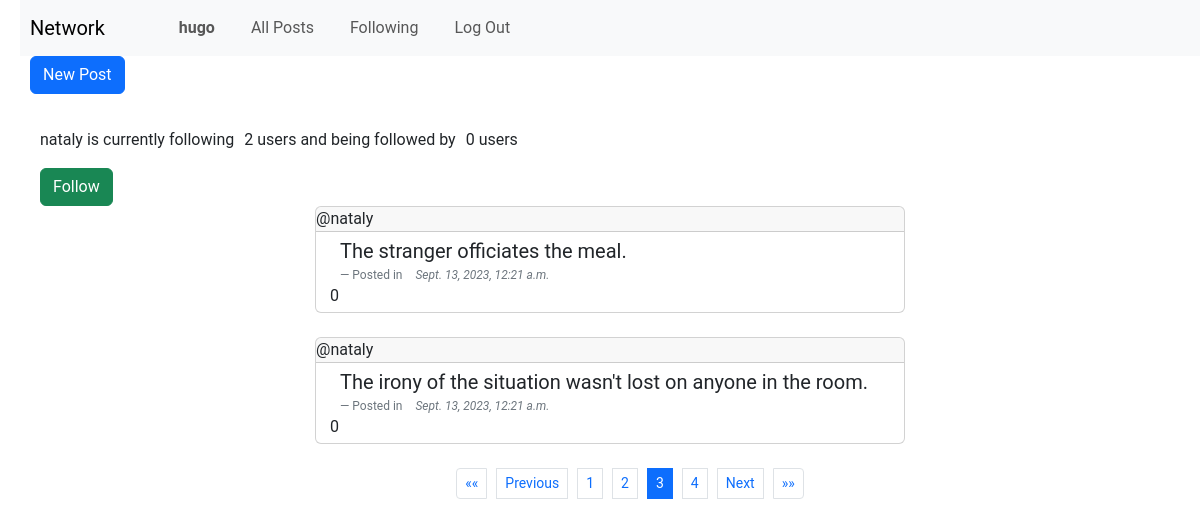
Screenshot of /3?page=3 (signed in) with the database file from the repository.
### network/models.py (models this page shows, shortened)
class User(AbstractUser):
    pass

class Post(models.Model):
    user = models.ForeignKey(User, related_name='author', on_delete=models.CASCADE)
    created = models.DateTimeField(auto_now_add=True)
    postContent= models.TextField()
    likes = models.ManyToManyField(User, related_name='liked_posts', blank=True)

### network/views.py (the view)
# urls.py: path("<int:user_id>", views.profile, name="profile"),
def profile(request, user_id):
    profile_user = get_object_or_404(User, id=user_id)
    is_following = Follow.objects.filter(follower=request.user, followed_user=profile_user).exists()
    followers_count = Follow.objects.filter(followed_user=profile_user).count()
    following_count = Follow.objects.filter(follower=profile_user).count()
    userPosts = profile_user.author.all()
    posts = []
    for post in userPosts:
        likes = post.likes.count()
        posts.append((post, likes))
    paginator = Paginator(posts, 2) # Show 10 posts per page.
    page_number = request.GET.get('page')
    page_obj = paginator.get_page(page_number)
    return render(request, "network/profile.html", {"page_obj":  page_obj, "profile_user": profile_user, "following": following_count, "followed": followers_count, "isFollowing": is_following})

### network/templates/network/profile.html (shortened to what this page needs)
{% extends "network/layout.html" %}
{% block body %}
{% if user.is_authenticated %}
<button type="button" class="btn btn-primary" id="newPost" data-bs-toggle="modal" data-bs-target="#exampleModal" style="margin-bottom: 10px;">
    New Post
  </button>
<br>
<div>
  <p>{{profile_user}} is currently following<span>{{following}}</span> users and being followed by<span>{{followed}}</span> users</p>
  {% if profile_user != request.user %}
  {% if not isFollowing  %}
  <form method="post" action="{% url 'follow_user' profile_user.id %}">
      <button type="submit" class="btn btn-success">Follow</button>
  </form>
{% else %}
  <form method="post" action="{% url 'unfollow_user' profile_user.id %}">
      {% csrf_token %}
      <button type="submit" class="btn btn-danger">Unfollow</button>
  </form>
{% endif %}
{% endif %}
</div>
{% endif %}
{% for posts, likes in page_obj %}
<div class="card">
    <div class="card-header">
      @{{posts.user}}
    </div>
    <div class="card-body">
      <blockquote class="blockquote mb-0">
        <p>{{posts.postContent}}</p>
        <footer class="blockquote-footer">Posted in <cite title="Source Title">{{posts.created}}</cite></footer>
      </blockquote>
      {{likes}}
    </div>
  </div>
<br>
{% empty %}
    <div>No Posts yet!</div>
{% endfor %}
<nav aria-label="Page navigation example">
  {% if page_obj.paginator.num_pages > 1 %}
    <ul class="pagination justify-content-center pagination-sm">
      {% if page_obj.has_previous %}
        <li class="page-item"><a class="page-link" href="?page=1">&laquo;&laquo;</a></li>
        <li class="page-item"><a class="page-link" href="?page={{ page_obj.previous_page_number }}">Previous</a></li>
      {% endif %}
      {% for i in page_obj.paginator.page_range %}
        {% if i == page_obj.number %}
          <li class="page-item active">
            <span class="page-link">{{ i }}</span>
          </li>
        {% elif i > page_obj.number|add:"-3" and i < page_obj.number|add:"3" %}
          <li class="page-item">
            <a class="page-link" href="?page={{ i }}">{{ i }}</a>
          </li>
        {% endif %}
      {% endfor %}
      {% if page_obj.has_next %}
        <li class="page-item">
          <a class="page-link" href="?page={{ page_obj.next_page_number }}">Next</a>
        </li>
        <li class="page-item">
          <a class="page-link" href="?page={{ page_obj.paginator.num_pages }}">&raquo;&raquo;</a>
        </li>
      {% endif %}
    </ul>
  {% endif %}
  </nav>
{% endblock %}

### network/templates/network/layout.html (shortened to what this page needs)
{% load static %}
<!DOCTYPE html>
<html lang="en">
    <head>
        <link href="https://cdn.jsdelivr.net/npm/bootstrap@5.3.1/dist/css/bootstrap.min.css" rel="stylesheet">
        <link href="{% static 'network/styles.css' %}" rel="stylesheet">
    </head>
    <body>
        <nav class="navbar navbar-expand-lg navbar-light bg-light">
            <a class="navbar-brand" href="{% url 'index' %}">Network</a>
            <div>
              <ul class="navbar-nav mr-auto">
                {% if user.is_authenticated %}
                    <li class="nav-item">
                        <a class="nav-link" href="{% url 'profile' user.id %}"><strong>{{ user.username }}</strong></a>
                    </li>
                {% endif %}
                <li class="nav-item">
                  <a class="nav-link" href="{% url 'index' %}">All Posts</a>
                </li>
                {% if user.is_authenticated %}
                    <li class="nav-item">
                        <a class="nav-link" href="{% url 'following' %}">Following</a>
                    </li>
                    <li class="nav-item">
                        <a class="nav-link" href="{% url 'logout' %}">Log Out</a>
                    </li>
                {% endif %}
              </ul>
            </div>
          </nav>
        <div class="body">
            {% block body %}
            {% endblock %}
        </div>
    </body>
</html>

### network/static/network/styles.css (style rules this page uses)
* { margin-left: 10px; }
#newPost { margin-left: 10px; }
body { font-family: 'Roboto', sans-serif; }
.card { margin: auto; width: 50%; }
.card-header { padding: 0; height: 1 rem; margin-left: 0; }
.card-body { padding: 4px; }
.card-body p { font-size: 1 rem; }
.card-body footer { font-size: 12px; }

### rows the page displays
User: username "hugo"
User: username "nataly"
Post: user "nataly", postContent "The stranger officiates the meal.", created "Sept. 13, 2023, 12:21 a.m.", likes "0"
Post: user "nataly", postContent "The irony of the situation wasn't lost on anyone in the room.", created "Sept. 13, 2023, 12:21 a.m.", likes "0"

### other values shown
{{ following }} "2"
{{ followed }} "0"
{{ i }} "1" "2" "4"
{{ i }} "3"
